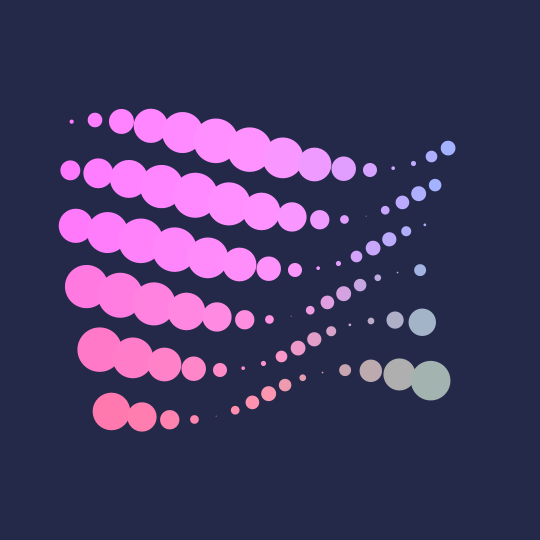
Frame 1 (no input)
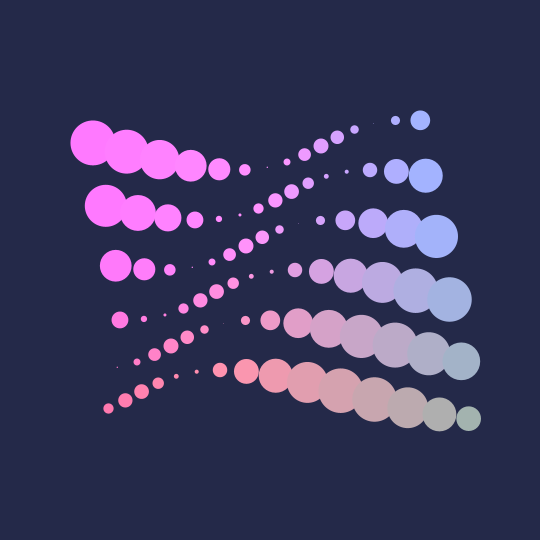
Frame 60 (the mouse pressed at the canvas centre just before this capture)
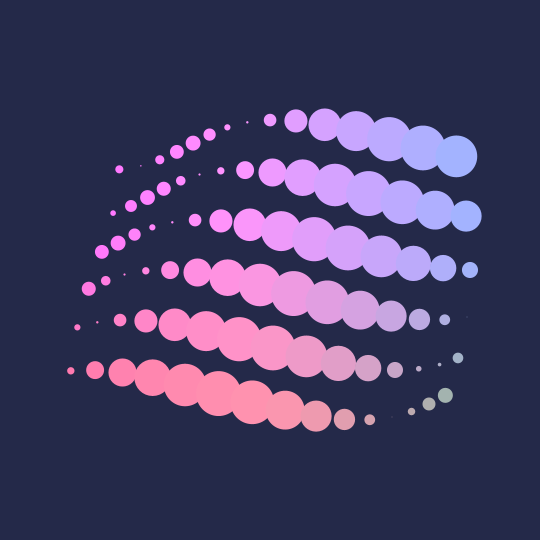
Frame 120 (the mouse held since frame 60 and released just before this capture)

The Processing sketch that drew these frames (run headless with seeded random() and noise(); from frame 60 on, the mouse is pressed at the canvas centre):

// Processing sketch: sketch_161016
// ── sketch_161016.pde
float t;
float theta;
int maxFrameCount = 200; // frameCount, change for faster or slower animation

void setup() {
  size(540, 540);
  noStroke();
}

void draw() {
  background(#242949);
  translate(width/2, height/2); // translate 0,0 to center

  t = (float)frameCount/maxFrameCount;
  theta = TWO_PI*t;

  for ( int x= -175; x <= 175; x += 25) {
    for (int y= -100; y <= 155; y += 50) {
      float offSet = 50*x+y+y;   // play with offSet to change map below

      float x2 = map(cos(-theta+offSet), 0, 1, 0, 25); // map x position
      float y2 = map(cos(-theta+offSet), 0, 1, 25, 0); // map y position
      float sz2 = map(sin(-theta+offSet), 0, 1, 15, 45); // map size off the ellipse
      fill(250-(x/2), 150+(x/6), 250-(y/2)); // color with gradient created 

      ellipse(x+x2, y-y2, sz2, sz2);
    }
  }
}
